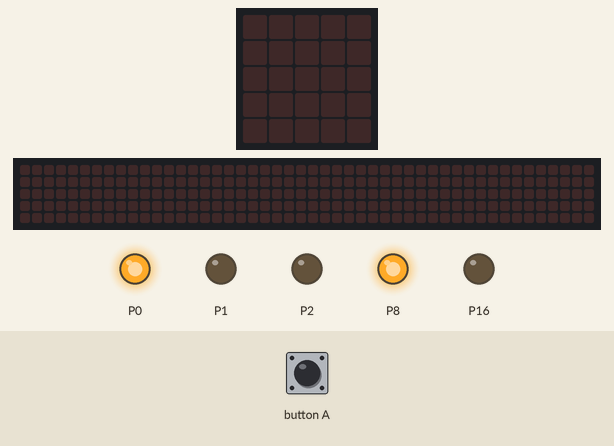
Simulated run of this program. Board: BBC micro:bit (MakeCode). On the bench: the board's 5×5 LED display, a strip that is not on the board, showing the scrolling text unrolled, output pins drawn as LEDs (lit = HIGH). The test bench sets the inputs (shaded band). The 48×5 strip is a reading aid, not a part: it shows the text the display is scrolling, unrolled, one strip-width of it at a time.

Above: at 1.2 s.
1.3 s: button A pressed for 0.15 s
At 15.17 s:
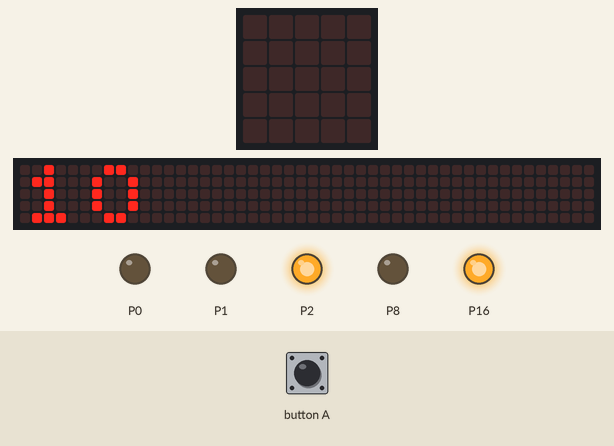
At 19.1 s:
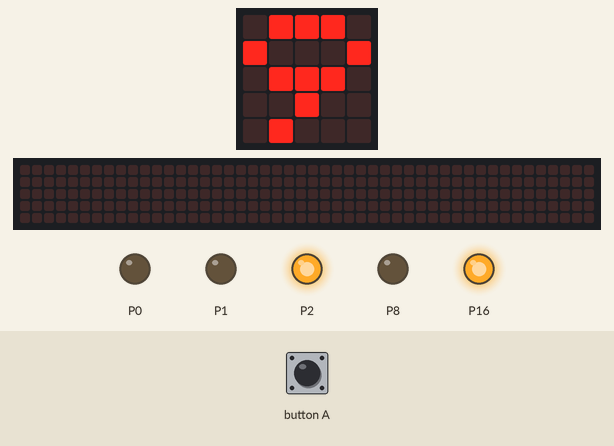
59.7 s: button A pressed for 0.15 s
At 65.3 s:
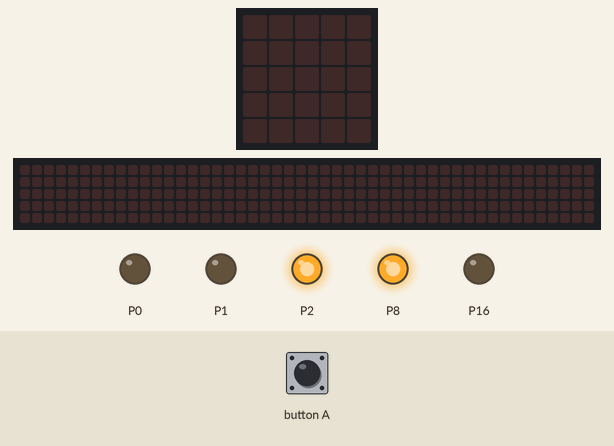
Timing chart, 0 to 70.8 s (numbered marks = the images above; inputs shaded):
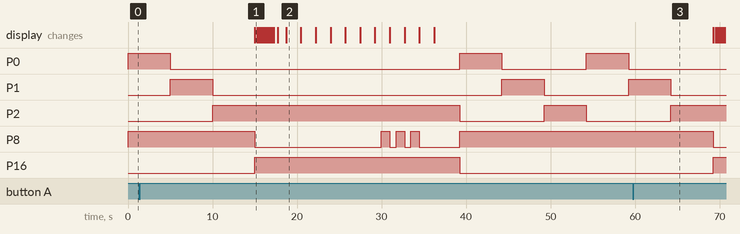

The program:

main.ts
```typescript
input.onButtonPressed(Button.A, function () {
    lumiere = 3
})
function orange () {
    pins.digitalWritePin(DigitalPin.P0, 0)
    pins.digitalWritePin(DigitalPin.P1, 1)
    pins.digitalWritePin(DigitalPin.P2, 0)
    pins.digitalWritePin(DigitalPin.P8, 1)
    pins.digitalWritePin(DigitalPin.P16, 0)
}
function pieton () {
    pins.digitalWritePin(DigitalPin.P0, 0)
    pins.digitalWritePin(DigitalPin.P1, 0)
    pins.digitalWritePin(DigitalPin.P2, 1)
    pins.digitalWritePin(DigitalPin.P8, 0)
    pins.digitalWritePin(DigitalPin.P16, 1)
    basic.showNumber(10)
    basic.pause(1000)
    basic.showNumber(9)
    basic.pause(1000)
    basic.showNumber(8)
    basic.pause(1000)
    basic.showNumber(7)
    basic.pause(1000)
    basic.showNumber(6)
    basic.pause(1000)
    basic.showNumber(5)
    basic.pause(1000)
    basic.showNumber(4)
    basic.pause(1000)
    basic.showNumber(3)
    for (let index = 0; index < 5; index++) {
        pins.digitalWritePin(DigitalPin.P8, 1)
        basic.pause(200)
        pins.digitalWritePin(DigitalPin.P8, 0)
    }
    basic.showNumber(2)
    for (let index = 0; index < 5; index++) {
        pins.digitalWritePin(DigitalPin.P8, 1)
        basic.pause(200)
        pins.digitalWritePin(DigitalPin.P8, 0)
    }
    basic.showNumber(1)
    for (let index = 0; index < 5; index++) {
        pins.digitalWritePin(DigitalPin.P8, 1)
        basic.pause(200)
        pins.digitalWritePin(DigitalPin.P8, 0)
    }
    basic.showNumber(0)
    basic.pause(1000)
    basic.clearScreen()
}
function rouge () {
    pins.digitalWritePin(DigitalPin.P0, 0)
    pins.digitalWritePin(DigitalPin.P1, 0)
    pins.digitalWritePin(DigitalPin.P2, 1)
    pins.digitalWritePin(DigitalPin.P8, 1)
    pins.digitalWritePin(DigitalPin.P16, 0)
}
function vert () {
    pins.digitalWritePin(DigitalPin.P0, 1)
    pins.digitalWritePin(DigitalPin.P1, 0)
    pins.digitalWritePin(DigitalPin.P2, 0)
    pins.digitalWritePin(DigitalPin.P8, 1)
    pins.digitalWritePin(DigitalPin.P16, 0)
}
let lumiere = 0
lumiere = 1
basic.forever(function () {
    if (lumiere == 1) {
        while (lumiere == 1) {
            vert()
            basic.pause(5000)
            orange()
            basic.pause(5000)
            rouge()
            basic.pause(5000)
        }
    } else if (lumiere == 3) {
        while (lumiere == 3) {
            pieton()
            basic.pause(3000)
            lumiere = 1
        }
    }
})
```

test.ts
```typescript
// les tests vont ici ; cela ne sera pas compilé si ce paquet est utilisé en tant qu'extension.
```

Measured:
- after the input at 1.3 s, P8: HIGH → LOW after 13.7 s, then repeats every 1.8 s: HIGH 1.0 s, LOW 0.75 s; P16: LOW → HIGH after 13.7 s, → LOW 24.2 s later; the display: changes after 13.7 s (image 1)
- after the input at 59.7 s, P0: stays LOW (without the input it goes to HIGH after 9.5 s); P1: goes on until 64.2 s, then stays LOW; P2: goes on until 64.2 s, then stays HIGH; P8: HIGH → LOW after 9.6 s; P16: LOW → HIGH after 9.6 s
- what the display in image 2 shows lasts 1.8 s, from 18.7 s to 20.5 s
